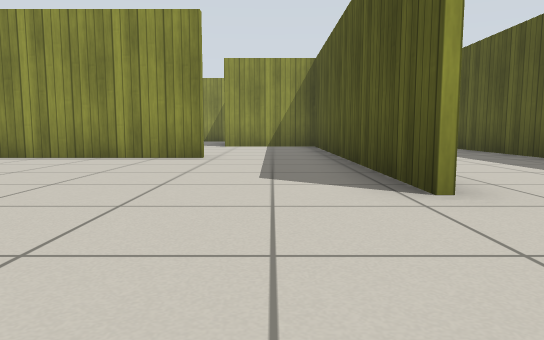
view 1 (above)

17 first-person views from a walk through a robot-simulator world made for Gazebo. The camera is 0.5 m above the floor, tilts 6° down and sees 70° across. The floor is counted in squares, 1 m on a side. Each view is taken from the middle of a square. On the plan, view 1 faces up. The plan holds only what a view shows up to about 9 squares ahead; the rest is blank. Simple patterns stand in for the simulator's built-in surfaces.

view 2
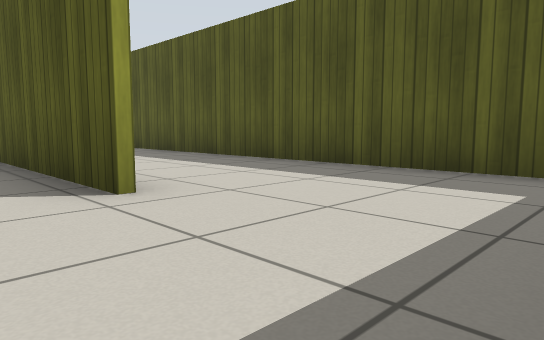

view 3
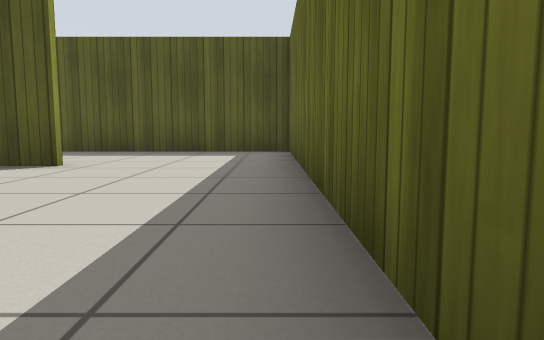

view 4
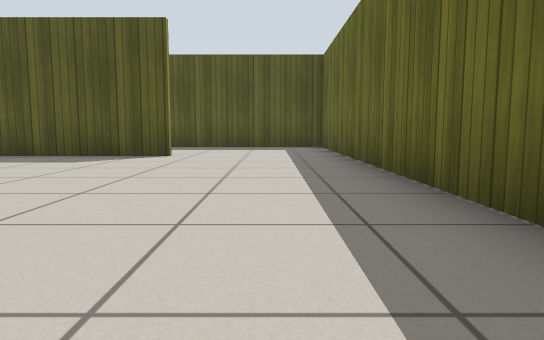

view 5
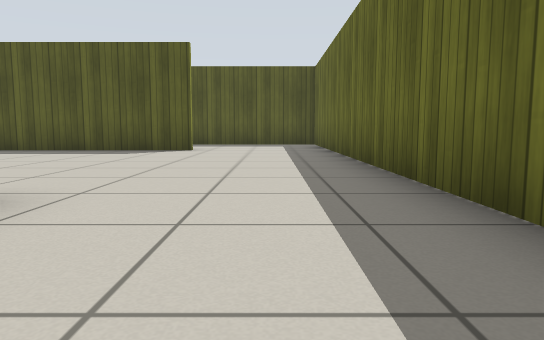

view 6
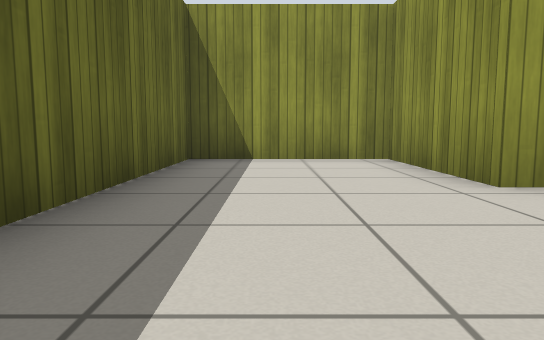

view 7
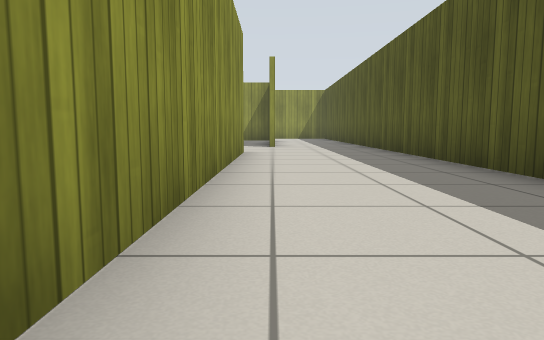

view 8
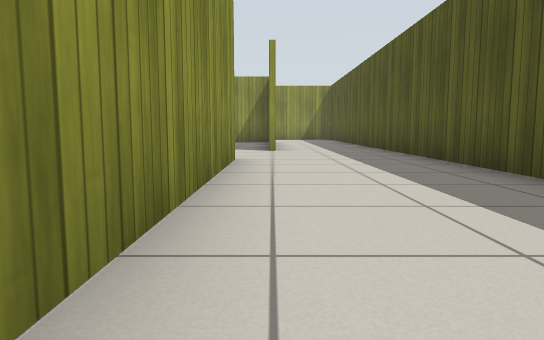

view 9
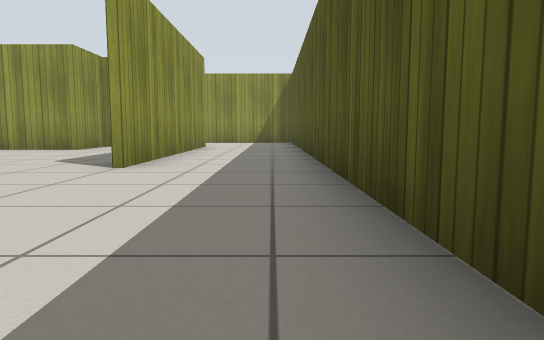

view 10
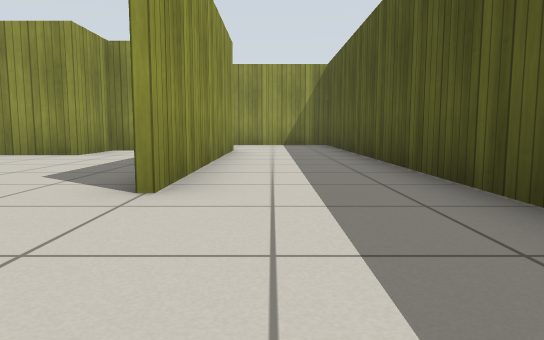

view 11
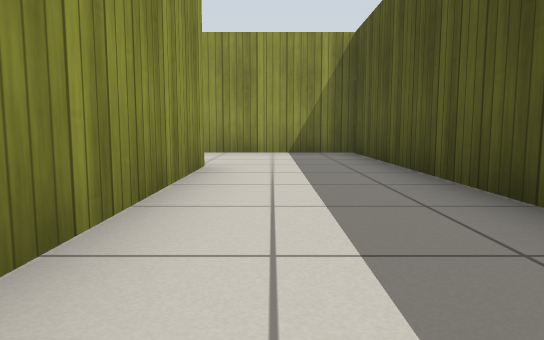

view 12
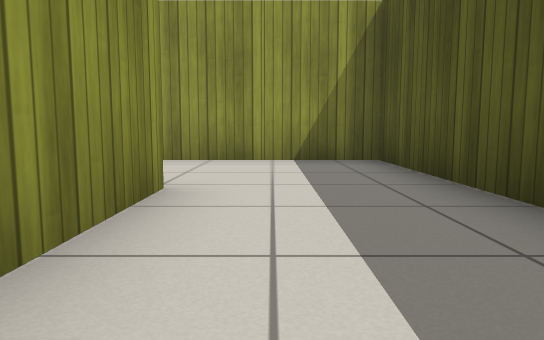

view 13
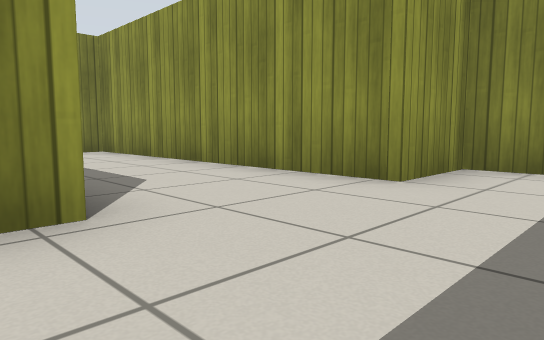

view 14
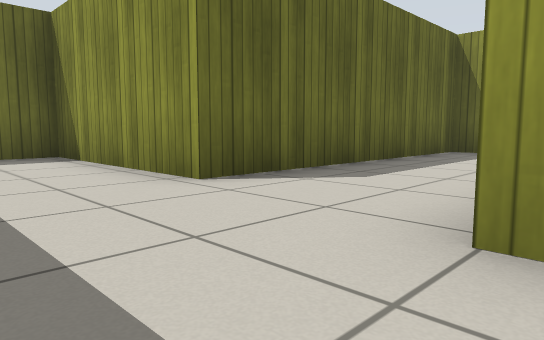

view 15
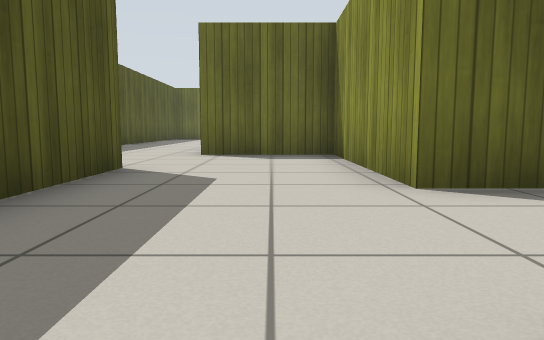

view 16
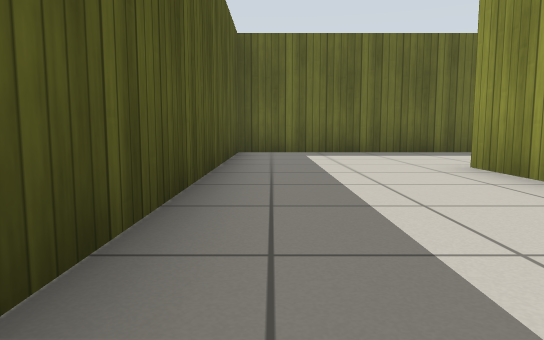

view 17
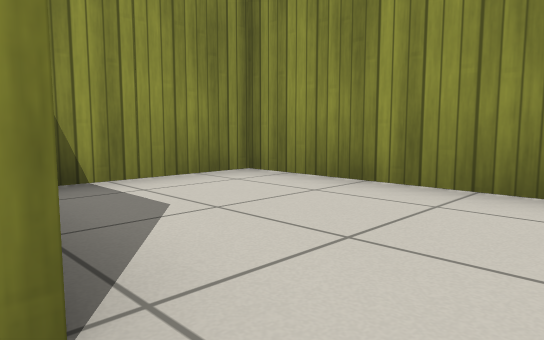

### Floor plan
Points are (right, up) in squares from view 1. A wall is a line through its corners. A room is listed if a view was taken in it or the views show most of it. See-through windows are left out.
Room 1 (views 1, 2, 3, 4, 5, 6, 7, 8, 9, 10, 11, 12, 16, 17)
walls: (-1.1, 6.8) (-4.8, 6.8); (1.2, 2.9) (1.2, 6.6); (-1.2, 14.6) (-1.2, 11.4) (1.4, 11.4) (1.4, 2.9); (-5.3, 3.4) (-5.3, 3) (-8.5, 3) (-8.5, -0.4) (4.7, -0.4) (4.7, 23.3) (-0.7, 23.3) (-0.7, 21); (2.1, 20.4) (2.1, 14)
ways out: opening at (0.5, 15.5) to room 2; opening at (-0.5, 7)
Room 2 (views 13, 14, 15)
walls: (0.1, 20.1) (-0.7, 20.1) (-0.7, 18.5) (-7.8, 18.5) (-7.8, 18); (1.9, 14) (1.9, 16.4); (-7.8, 15.8) (-1.2, 15.8) (-1.2, 14.6)
ways out: opening at (0.5, 15.5) to room 1

Positions as (right, up) in squares from view 1, and headings:
1: (0, 0), facing up
2: (0, 0), facing up-right
3: (-4, 0), facing right
4: (-6, 1), facing right
5: (-8, 1), facing right
6: (-2, 1), facing left
7: (2, 3), facing up
8: (2, 5), facing up
9: (4, 9), facing up
10: (3, 11), facing up
11: (3, 15), facing up
12: (3, 17), facing up
13: (1, 15), facing up-left
14: (1, 19), facing down-left
15: (0, 19), facing down
16: (4, 8), facing down
17: (3, 20), facing up-left
